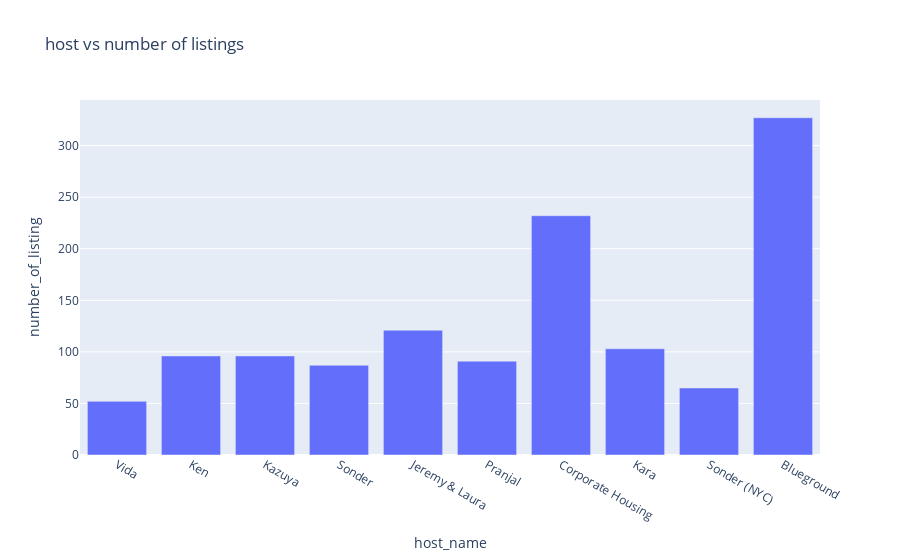

Notebook code cell kept with this figure:
### Code cell
px.bar(df_top10host,x = 'host_name',y = 'number_of_listing',title = 'host vs number of listings')

### Figure 1 — Plotly figure (JSON) as saved in the notebook; plotly's stock layout.template omitted (floating-point values rounded to 4 significant figures)
{"data": [{"alignmentgroup": "True", "hovertemplate": "host_name=%{x}<br>number_of_listing=%{y}<extra></extra>", "legendgroup": "", "marker": {"color": "#636efa", "pattern": {"shape": ""}}, "name": "", "offsetgroup": "", "orientation": "v", "showlegend": false, "textposition": "auto", "type": "bar", "x": ["Vida", "Ken", "Kazuya", "Sonder", "Jeremy & Laura", "Pranjal", "Corporate Housing", "Kara", "Sonder (NYC)", "Blueground"], "xaxis": "x", "y": [52, 96, 96, 87, 121, 91, 232, 103, 65, 327], "yaxis": "y"}], "layout": {"barmode": "relative", "legend": {"tracegroupgap": 0}, "title": {"text": "host vs number of listings"}, "xaxis": {"anchor": "y", "domain": [0, 1], "title": {"text": "host_name"}}, "yaxis": {"anchor": "x", "domain": [0, 1], "title": {"text": "number_of_listing"}}}}
